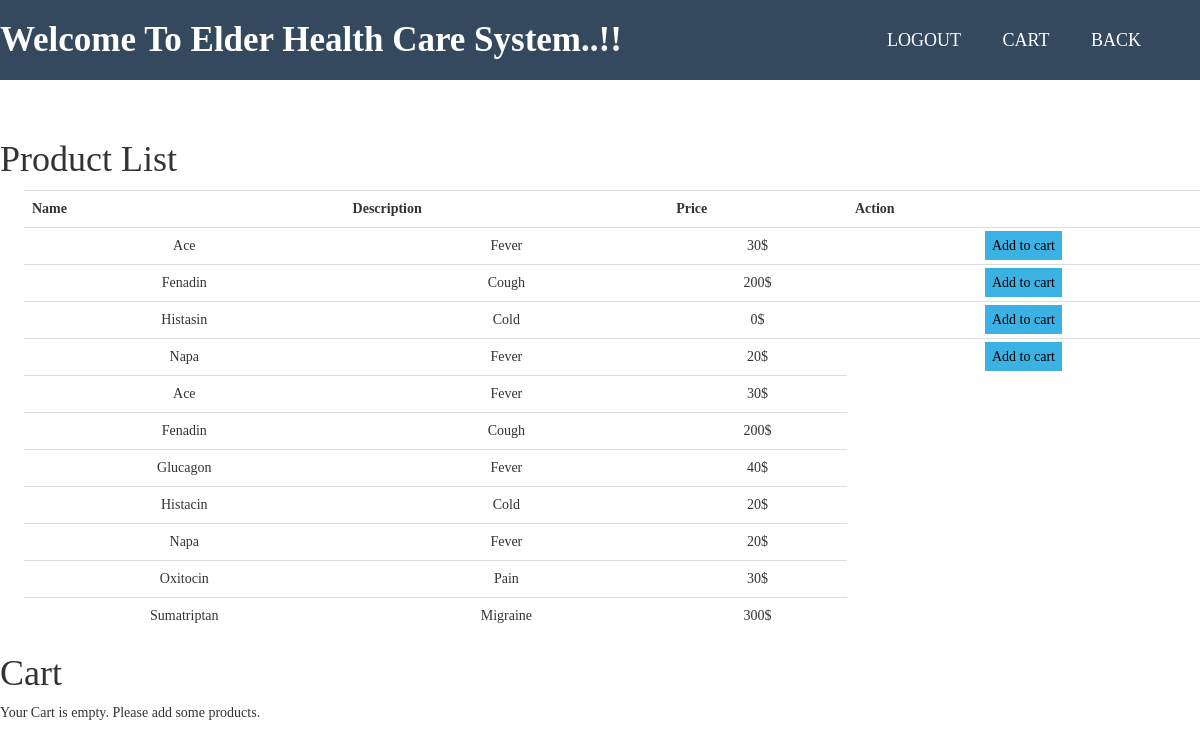
/cart_index.php, run on the app's committed database.
### tables this page shows
CREATE TABLE `medicine` (
  `price` int(11) NOT NULL,
  `medId` int(11) NOT NULL,
  `medName` varchar(40) NOT NULL,
  `scienteficName` varchar(40) NOT NULL,
  `diseaseCategory` varchar(40) NOT NULL
);

### products.php (the view, shortened to what this page needs)
<h1>Product List</h1>
<div class="result_table" style="margin-left: 2%;text-align: center">
		<table class="table">
		    <tr>
		        <th scope="col">Name</th>
		        <th scope="col">Description</th>
		        <th scope="col">Price</th>
		        <th scope="col">Action</th>
		    </tr>
			<tr>
				<td>Ace</td>
				<td>Fever</td>
				<td>30$</td>
				<td><a style="background:#3BB1E4;color:black;padding:7px" href="cart_index.php?page=products&action=add&id=<?php echo $row['medId'] ?>">Add to cart</a></td>
            </tr>
			<tr>
				<td>Fenadin</td>
				<td>Cough</td>
				<td>200$</td>
				<td><a style="background:#3BB1E4;color:black;padding:7px" href="cart_index.php?page=products&action=add&id=<?php echo $row['medId'] ?>">Add to cart</a></td>
            </tr>
			<tr>
				<td>Histasin</td>
				<td>Cold</td>
				<td>0$</td>
				<td><a style="background:#3BB1E4;color:black;padding:7px" href="cart_index.php?page=products&action=add&id=<?php echo $row['medId'] ?>">Add to cart</a></td>
            </tr>
			<tr>
				<td>Napa</td>
				<td>Fever</td>
				<td>20$</td>
				<td><a style="background:#3BB1E4;color:black;padding:7px" href="cart_index.php?page=products&action=add&id=<?php echo $row['medId'] ?>">Add to cart</a></td>
            </tr>
			<?php
				$sql="SELECT * FROM medicine ORDER BY medName ASC";
				$query=mysqli_query($conn,$sql);
				while ($row=mysqli_fetch_array($query)) {
			?>
					<tr>
					    <td><?php echo $row['medName'] ?></td>
					    <td><?php echo $row['diseaseCategory'] ?></td>
					    <td><?php echo $row['price'] ?>$</td>
					</tr>
			<?php
				}
			?>
		</table>

### cart_index.php (shortened to what this page needs)
<?php
	if(isset($_GET['page'])){
		$pages=array("products", "cart");
		if(in_array($_GET['page'], $pages)) {
			$_page=$_GET['page'];
		}else{
			$_page="products";
		}
	}else{
		$_page="products";
	}
?>
<!DOCTYPE html>
<html lang="en">
<head>
    <link rel="stylesheet" href="https://maxcdn.bootstrapcdn.com/bootstrap/3.4.1/css/bootstrap.min.css">
    <link rel="stylesheet" href="style.css">
</head>
<body>
	<nav>
		<label class="logo">Welcome To Elder Health Care System..!!</label>
		<ul>
			<li><a href="logout.php">Logout</a></li>
			<li><a href="#">Cart</a></li>
			<li><a href="cushome.php">Back</a></li>
	   </ul>
    </nav><br><br>
    <div id="container">
		<div id="main">
			<?php require($_page.".php"); ?>
		</div>
        <div id="sidebar">
			<h1>Cart</h1>
			<?php
				if(isset($_SESSION['cart'])){
					$sql="SELECT * FROM medicine WHERE medId IN (";
					foreach($_SESSION['cart'] as $id => $value) {
						$sql.=$id.",";
					}
					$sql=substr($sql, 0, -1).") ORDER BY medName ASC";
					$query=mysqli_query($conn,$sql);
					while($row=mysqli_fetch_array($query)){
					?>
						<p style="padding:7px;font-weight:bold;font-size:15px;"><?php echo $row['medName'] ?> x <?php echo $_SESSION['cart'][$row['medId']]['quantity'] ?></p>
					<?php
					}
				?>
                <hr />
					<a style="background:#3BB1E4;color:black;padding:10px;" href="page=cart">Go to cart</a>
				<?php
				}else{
					echo "<p>Your Cart is empty. Please add some products.</p>";
				}
			?>
		</div>
	</div>
</body>
</html>

### style.css (style rules this page uses)
* { padding: 0; margin: 0; text-decoration: none; list-style: none; }
body { font-family: montserrat; }
nav { height : 80px; width : 100%; background :#34495e; }
label.logo { font-size :35px; font-weight: bold; color: white; padding :0 100pz; line-height:80px; }
nav ul { float: right; margin-right: 40px; }
nav li { display:inline-block; margin:0 8px; line-height: 80px; }
nav a { color: white; font-size: 18px; text-transform: uppercase; border: 1px solid transparent; padding: 7px 10px; border-radius:3px; }

### data on the page
medicine: medName "Ace", diseaseCategory "Fever", price "30"
medicine: medName "Fenadin", diseaseCategory "Cough", price "200"
medicine: medName "Glucagon", diseaseCategory "Fever", price "40"
medicine: medName "Histacin", diseaseCategory "Cold", price "20"
medicine: medName "Napa", diseaseCategory "Fever", price "20"
medicine: medName "Oxitocin", diseaseCategory "Pain", price "30"
medicine: medName "Sumatriptan", diseaseCategory "Migraine", price "300"
